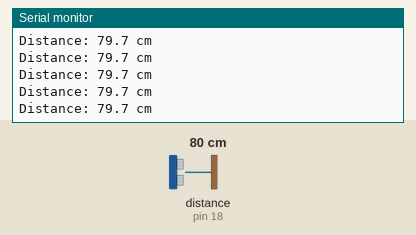
Simulated run of this sketch. Board: Arduino Uno, built with avr-gcc and run on an emulated ATmega328P. On the bench: the last lines printed to the serial monitor. Wiring (inferred from the names in the program): ultrasonic range finder: trigger pin 5; echo pin 18. The inputs (shaded band) are chosen by the test bench; at power-on: distance to the obstacle (sensor on pin 18) 80 cm. The echo pulse lasts 58.3 µs per cm.

Above: at 1.2 s.
1.3 s: distance to the obstacle (sensor on pin 18) set to 4 cm
At 1.6 s:
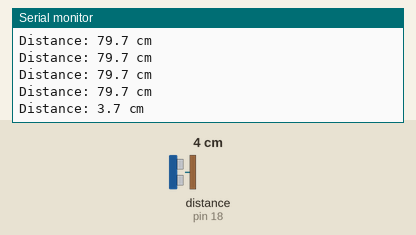
2.8 s: distance to the obstacle (sensor on pin 18) set to 2 cm
At 3.0 s:
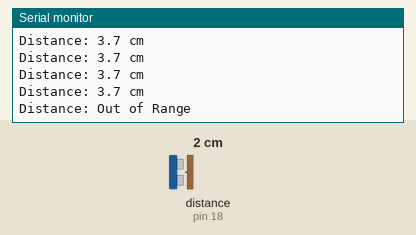

The sketch:

code.ino
```cpp
// Define Ultrasonic Sensor Pins
const int trigPin = 5;    // Trigger pin connected to GPIO 5
const int echoPin = 18;   // Echo pin connected to GPIO 18

// Variables for calculation
long duration;
float distanceCm;

void setup() {
  // Start the Serial Monitor
  Serial.begin(115200);

  // Configure Ultrasonic Pins
  pinMode(trigPin, OUTPUT);
  pinMode(echoPin, INPUT);
}

void loop() {
  // Clear the trigPin by setting it LOW
  digitalWrite(trigPin, LOW);
  delayMicroseconds(2);

  // Trigger the sensor by sending a 10 microsecond HIGH pulse
  digitalWrite(trigPin, HIGH);
  delayMicroseconds(10);
  digitalWrite(trigPin, LOW);

  // Read the echoPin, returns the sound wave travel time in microseconds
  duration = pulseIn(echoPin, HIGH);

  // Calculate the distance in cm
  // Speed of sound wave is 0.0343 cm/microsecond. Divide by 2 (go and back)
  distanceCm = (duration * 0.0343) / 2;

  // Print distance to Serial Monitor
  if (distanceCm > 400 || distanceCm < 2) {
    Serial.println("Distance: Out of Range");
  } else {
    Serial.print("Distance: ");
    Serial.print(distanceCm, 1); // Print distance with 1 decimal place
    Serial.println(" cm");
  }

  // Wait for 200 milliseconds before the next reading
  delay(200);
}
```

Measured:
- the behaviour switches between 3 and 2 cm on distance to the obstacle (sensor on pin 18) (found by bisection; images 1 and 2)
- after the input at 1.3 s, the serial monitor: prints a new line after 0.14 s (image 1)
- after the input at 2.8 s, the serial monitor: prints a new line after 0.05 s (image 2)
